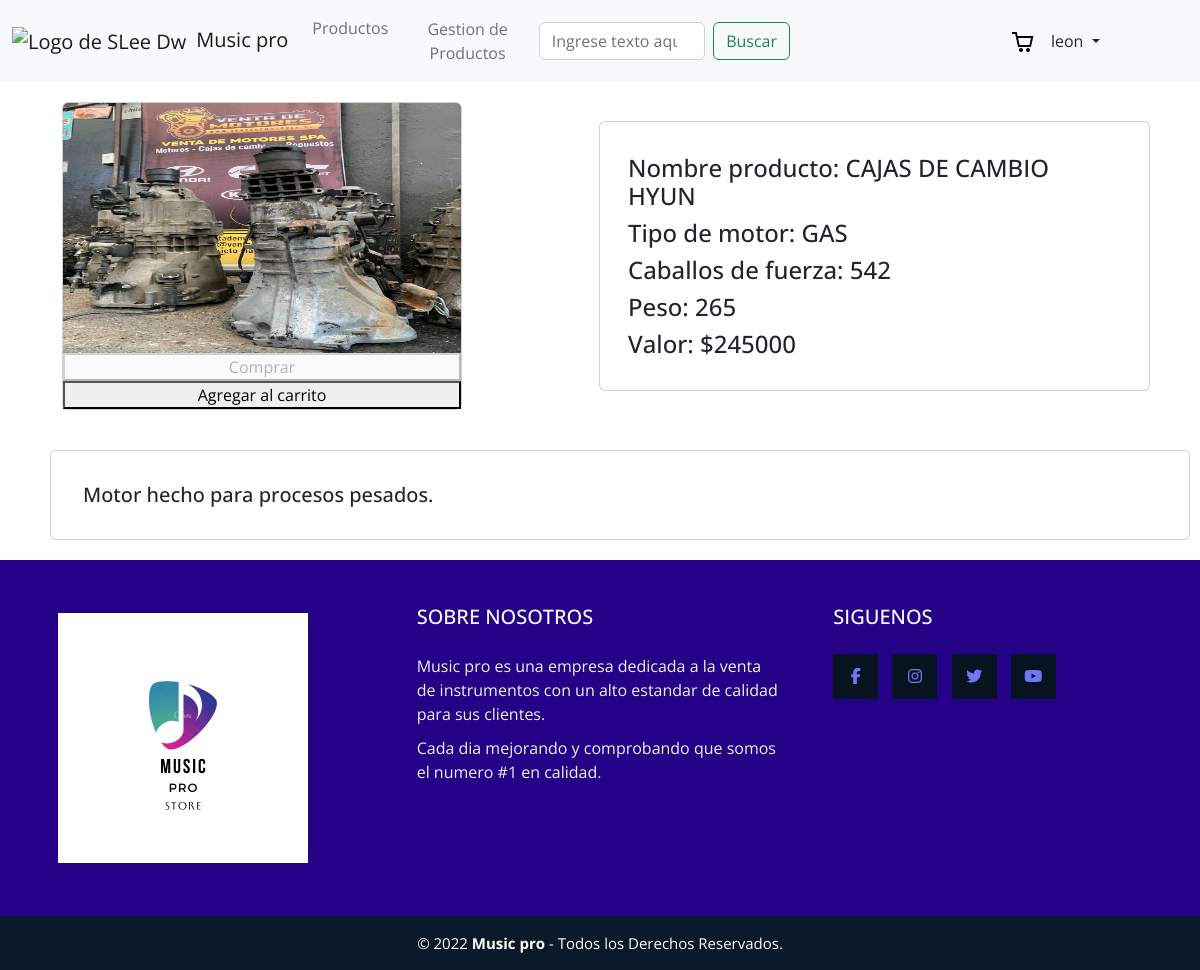
The page /detalle_producto/3/ (signed in) on the database its author committed.
### users/models.py (models this page shows, shortened)
class User(AbstractBaseUser, PermissionsMixin):
    GENDER_CHOICES = (
        ('M', 'MASCULINO'),
        ('F', 'FEMENINO'),
        ('O', 'OTRO'),
    )
    username = models.CharField(max_length=50, unique=True)
    email = models.EmailField()
    nombres = models.CharField(max_length=50, blank=True)
    apellidos = models.CharField(max_length=50, blank=True)
    genero = models.CharField(max_length=1, choices = GENDER_CHOICES, blank=True)
    is_staff = models.BooleanField(default=False)
    USERNAME_FIELD = 'username'
    REQUIRED_FIELDS = ['email',]
    objects = UserManager()

### zavod/models.py (models this page shows)
class Producto(models.Model):
    Tipo_motor = (
        ('DIESEL', 'DIESEL'),
        ('PETROL', 'PETROL'),
        ('GAS', 'GAS'),
    )
    idProducto = models.AutoField(primary_key = True,verbose_name = 'Id de producto')
    nombre_producto = models.CharField(max_length = 100, verbose_name = 'Nombre de producto')
    image = models.ImageField(upload_to='images', verbose_name='Imagen')
    valor = models.IntegerField(verbose_name="valor")
    cantidad = models.IntegerField(verbose_name="cantidad")
    descripcion = models.CharField(verbose_name='descripcion', max_length=200)
    tipo_motor = models.CharField('Tipo de motor', max_length=10, choices=Tipo_motor)
    caballos_fuerza = models.IntegerField()
    peso = models.CharField(max_length=10)
    class Meta:
        verbose_name = 'Productos'
        verbose_name_plural = 'Todos los Productos'

### zavod/views.py (the view)
# urls.py: path('detalle_producto/<pk>/', views.DetalleProducto.as_view(), name='detalle_producto'),
class DetalleProducto(DetailView):
    model = Producto
    template_name = "detalle_producto.html"
    def get_context_data(self, **kwargs):
        context = super(DetalleProducto, self).get_context_data(**kwargs)
        context['titulo'] = 'Motor del mes'
        return context
    def get_queryset(self):
        palabra_clave = self.request.GET.get("kword",'')
        lista = Producto.objects.filter(
            idProducto__icontains=palabra_clave
        )
        return lista

### zavod/templates/detalle_producto.html (shortened to what this page needs)
{% extends "./base.html" %}
{%block content%}
<form id="iw_form" class="container" method="POST">{% csrf_token%}
    <div class="row align-items-center">
      <div class="col">
        <div class="card" style="width: 25rem;">
            <a href="https://youtube.com"><img src="{{producto.image.url}}" class="card-img-top" alt="..."></a>
            {% if request.user.is_authenticated %}
            <button id="iw_button" type="submit" disabled>Comprar</button>
            <button id="iw_button-add-cart" type="button">Agregar al carrito</button>
            {%else%}
            <button type="submit" disabled>Comprar</button>
            <small id="id_peso" class="form-text text-muted">Debe tener una sesión iniciada para realizar compra.</small>
            {%endif%}
          </div>
      </div>
      <div class=" col card ">
        <div class="card-text" >
            <div class="card-body">
              <p class="card-text">
                <h4>Nombre producto: {{producto.nombre_producto}}</h4>
                <h4>Tipo de motor: {{producto.tipo_motor}} </h4>
                <h4>Caballos de fuerza: {{producto.caballos_fuerza}} </h4>
                <h4>Peso: {{producto.peso}}</h4>
                <h4>Valor: ${{producto.valor}}</h4>
              </p>
            </div>
          </div>
      </div>
      <div class="card p-3">
            <div class="card-body">
              <h5 class="card-text">{{producto.descripcion}}</h5>
            </div>
      </div>
            </div>
</form>
{%endblock%}

### zavod/templates/base.html (shortened to what this page needs)
{%load static%}
<!DOCTYPE html>
<html lang="en">
<head>
    <link href="https://cdn.jsdelivr.net/npm/bootstrap@5.2.0-beta1/dist/css/bootstrap.min.css" rel="stylesheet">
    <link rel="stylesheet" href="{% static 'css/footer.css' %}">
    <link rel="stylesheet" href="{% static 'css/index.css' %}">
    <link rel="stylesheet" href="{% static 'css/cart.css' %}">
</head>
<body>
    <header>
        <nav class="navbar navbar-expand-lg bg-light">
            <div class="container-fluid">
              <a class="navbar-brand" href="{% url 'app_zavod:home' %}"><img src="{% static 'img/logo2.jpg' %}" width="50px" style="margin-right: 10px;" alt="Logo de SLee Dw">Music pro</a>
              <div class="collapse navbar-collapse" id="navbarSupportedContent">
                <ul class="navbar-nav me-auto mb-2 mb-lg-0">
                  <li class="nav-item ">
                    <a class="nav-link"  href="{% url 'app_zavod:productos' %}">Productos</a>
                  </li>
                  {% if request.user.is_staff is not False%}
                  <li class="nav-item ">
                    <a class="btn nav-link"  href="{% url 'app_zavod:obj_adm' %}">Gestion de Productos</a>
                  </li>
                  {% endif %}
                </ul>
                <form class="d-flex" style="margin-right: 25%;" role="search">
                  <input class="form-control me-2" type="search" placeholder="Ingrese texto aquí" aria-label="Search">
                  <button class="btn btn-outline-success" type="submit">Buscar</button>
                </form>
                {% include "./components/header_cart.html" %}
                <div class="nav-item dropdown" style="margin-right: 10%;">
                  <a class="nav-link dropdown-toggle" href="#" id="navbarDropdown" role="button" data-bs-toggle="dropdown" aria-expanded="false">
                    {{user}}
                  </a>
                </div>
              </div>
            </div>
          </nav>
    </header>
    {%block content%}
    {% endblock %}
    <footer class="pie-pagina">
        <div class="grupo-1">
            <div class="box">
                <figure>
                    <a href="#">
                        <img src="{% static 'img/logo1.png' %}" alt="Logo de SLee Dw">
                    </a>
                </figure>
            </div>
            <div class="box">
                <h2>SOBRE NOSOTROS</h2>
                <p>Music pro es una empresa dedicada a la venta de instrumentos con un alto estandar de calidad para sus clientes.</p>
                <p>Cada dia mejorando y comprobando que somos el numero #1 en calidad.</p>
            </div>
            <div class="box">
                <h2>SIGUENOS</h2>
                <div class="red-social">
                    <a href="#" class="fa fa-facebook"></a>
                    <a href="#" class="fa fa-instagram"></a>
                    <a href="#" class="fa fa-twitter"></a>
                    <a href="#" class="fa fa-youtube"></a>
                </div>
            </div>
        </div>
        <div class="grupo-2">
            <small>&copy; 2022 <b>Music pro</b> - Todos los Derechos Reservados.</small>
        </div>
    </footer>
  </body>
</html>

### zavod/static/css/footer.css (style rules this page uses)
* { margin: 0; padding: 0; box-sizing: border-box; font-family: 'Open Sans', sans-serif; }
.pie-pagina { width: 100%; background-color: #250188; }
.pie-pagina .grupo-1 { width: 100%; max-width: 1200px; margin: auto; display:grid; grid-template-columns: repeat(3, 1fr); grid-gap:50px; padding: 45px 0px; }
.pie-pagina .grupo-1 .box figure { width: 100%; height: 100%; display: flex; justify-content: center; align-items: center; }
.pie-pagina .grupo-1 .box figure img { width: 250px; }
.pie-pagina .grupo-1 .box h2 { color: #fff; margin-bottom: 25px; font-size: 20px; }
.pie-pagina .grupo-1 .box p { color: #efefef; margin-bottom: 10px; }
.pie-pagina .grupo-1 .red-social a { display: inline-block; text-decoration: none; width: 45px; height: 45px; line-height: 45px; color: rgb(110, 119, 247); margin-right: 10px; background-color: #071420; text-align: center; transition: all 300ms ease; }
.pie-pagina .grupo-2 { background-color: #0a1a2a; padding: 15px 10px; text-align: center; color: #fff; }
.pie-pagina .grupo-2 small { font-size: 15px; }

### zavod/static/css/index.css (style rules this page uses)
.card> a> img { max-width: 100%; height: 250px; }
.card { margin: 20px; margin-top: 20px !important; margin-bottom: 20px !important; }

### zavod/static/css/cart.css (style rules this page uses)
:root { --ICON_SIZE: 24px }

### rows shown on the page
User: username "leon"
Producto: image (picture), nombre_producto "CAJAS DE CAMBIO HYUN", tipo_motor "GAS", caballos_fuerza "542", peso "265", valor "245000", descripcion "Motor hecho para procesos pesados."
